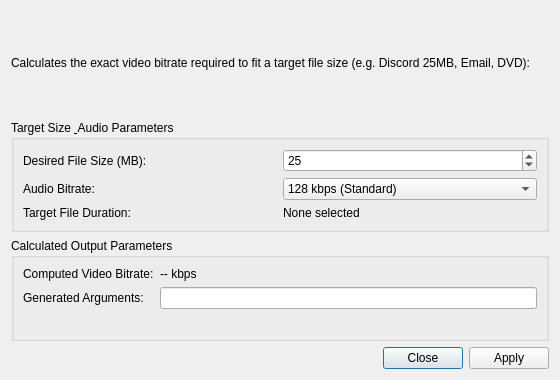
<?xml version="1.0" encoding="UTF-8"?>
<ui version="4.0">
 <class>TargetSizeDialog</class>
 <widget class="QDialog" name="TargetSizeDialog">
  <property name="geometry">
   <rect>
    <x>0</x>
    <y>0</y>
    <width>560</width>
    <height>380</height>
   </rect>
  </property>
  <property name="windowTitle">
   <string>Target File Size &amp; Two-Pass Calculator - FFmpeg Batch</string>
  </property>
  <layout class="QVBoxLayout" name="mainTargetSizeLayout">
   <item>
    <widget class="QLabel" name="lblTargetDesc">
     <property name="text">
      <string>Calculates the exact video bitrate required to fit a target file size (e.g. Discord 25MB, Email, DVD):</string>
     </property>
     <property name="wordWrap">
      <bool>true</bool>
     </property>
    </widget>
   </item>
   <item>
    <widget class="QGroupBox" name="grpTargetInputs">
     <property name="title">
      <string>Target Size &amp; Audio Parameters</string>
     </property>
     <layout class="QGridLayout" name="targetGridLayout">
      <item row="0" column="0">
       <widget class="QLabel" name="lblTargetMB">
        <property name="text">
         <string>Desired File Size (MB):</string>
        </property>
       </widget>
      </item>
      <item row="0" column="1">
       <widget class="QSpinBox" name="spinTargetMB">
        <property name="minimum">
         <number>1</number>
        </property>
        <property name="maximum">
         <number>100000</number>
        </property>
        <property name="value">
         <number>25</number>
        </property>
       </widget>
      </item>
      <item row="1" column="0">
       <widget class="QLabel" name="lblAudioBitrate">
        <property name="text">
         <string>Audio Bitrate:</string>
        </property>
       </widget>
      </item>
      <item row="1" column="1">
       <widget class="QComboBox" name="comboAudioBitrate">
        <item>
         <property name="text">
          <string>128 kbps (Standard)</string>
         </property>
        </item>
        <item>
         <property name="text">
          <string>96 kbps (Voice / Low)</string>
         </property>
        </item>
        <item>
         <property name="text">
          <string>160 kbps (High)</string>
         </property>
        </item>
        <item>
         <property name="text">
          <string>192 kbps (Audiophile)</string>
         </property>
        </item>
       </widget>
      </item>
      <item row="2" column="0">
       <widget class="QLabel" name="lblVideoDur">
        <property name="text">
         <string>Target File Duration:</string>
        </property>
       </widget>
      </item>
      <item row="2" column="1">
       <widget class="QLabel" name="lblDurationVal">
        <property name="text">
         <string>None selected</string>
        </property>
       </widget>
      </item>
     </layout>
    </widget>
   </item>
   <item>
    <widget class="QGroupBox" name="grpResults">
     <property name="title">
      <string>Calculated Output Parameters</string>
     </property>
     <layout class="QFormLayout" name="resultsFormLayout">
      <item row="0" column="0">
       <widget class="QLabel" name="lblCalcBitrate">
        <property name="text">
         <string>Computed Video Bitrate:</string>
        </property>
       </widget>
      </item>
      <item row="0" column="1">
       <widget class="QLabel" name="lblComputedBitrateVal">
        <property name="text">
         <string>-- kbps</string>
        </property>
       </widget>
      </item>
      <item row="1" column="0">
       <widget class="QLabel" name="lblGeneratedArgs">
        <property name="text">
         <string>Generated Arguments:</string>
        </property>
       </widget>
      </item>
      <item row="1" column="1">
       <widget class="QLineEdit" name="txtGeneratedArgs">
        <property name="readOnly">
         <bool>true</bool>
        </property>
       </widget>
      </item>
     </layout>
    </widget>
   </item>
   <item>
    <widget class="QDialogButtonBox" name="targetButtonBox">
     <property name="orientation">
      <enum>Qt::Horizontal</enum>
     </property>
     <property name="standardButtons">
      <set>QDialogButtonBox::Apply|QDialogButtonBox::Close</set>
     </property>
    </widget>
   </item>
  </layout>
 </widget>
 <resources/>
 <connections/>
</ui>
